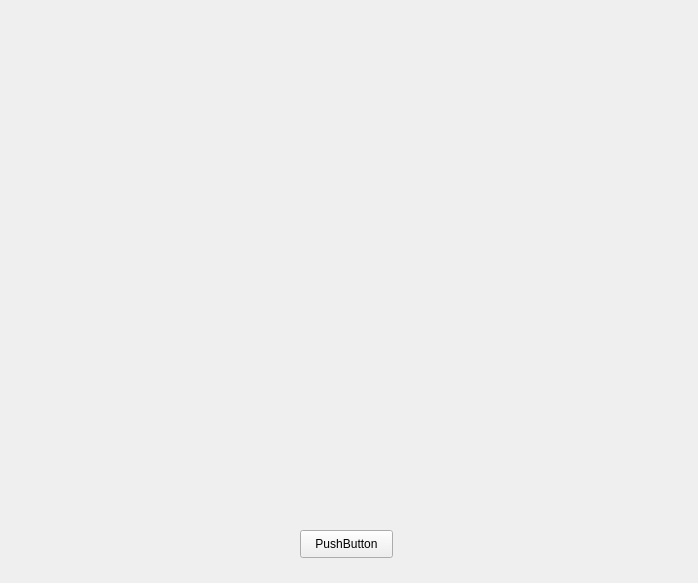
<?xml version="1.0" encoding="UTF-8"?>
<ui version="4.0">
 <class>show_Image1</class>
 <widget class="QWidget" name="show_Image1">
  <property name="geometry">
   <rect>
    <x>0</x>
    <y>0</y>
    <width>698</width>
    <height>583</height>
   </rect>
  </property>
  <property name="windowTitle">
   <string>Form</string>
  </property>
  <widget class="QPushButton" name="pushButton">
   <property name="geometry">
    <rect>
     <x>300</x>
     <y>530</y>
     <width>93</width>
     <height>28</height>
    </rect>
   </property>
   <property name="text">
    <string>PushButton</string>
   </property>
  </widget>
  <widget class="QLabel" name="label">
   <property name="geometry">
    <rect>
     <x>70</x>
     <y>20</y>
     <width>541</width>
     <height>491</height>
    </rect>
   </property>
   <property name="text">
    <string/>
   </property>
   <property name="scaledContents">
    <bool>true</bool>
   </property>
  </widget>
 </widget>
 <resources/>
 <connections/>
</ui>
